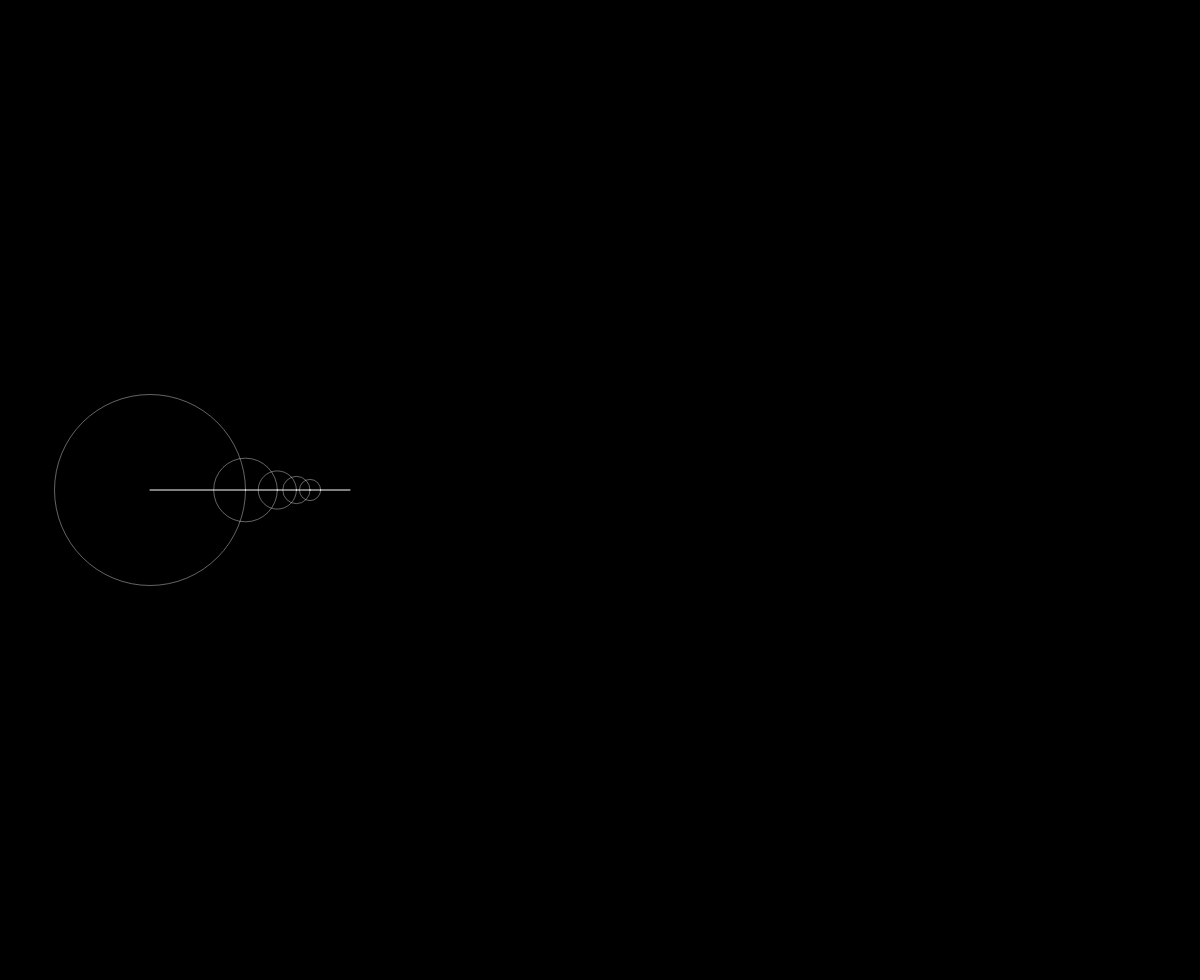
Frame 1 (no input)
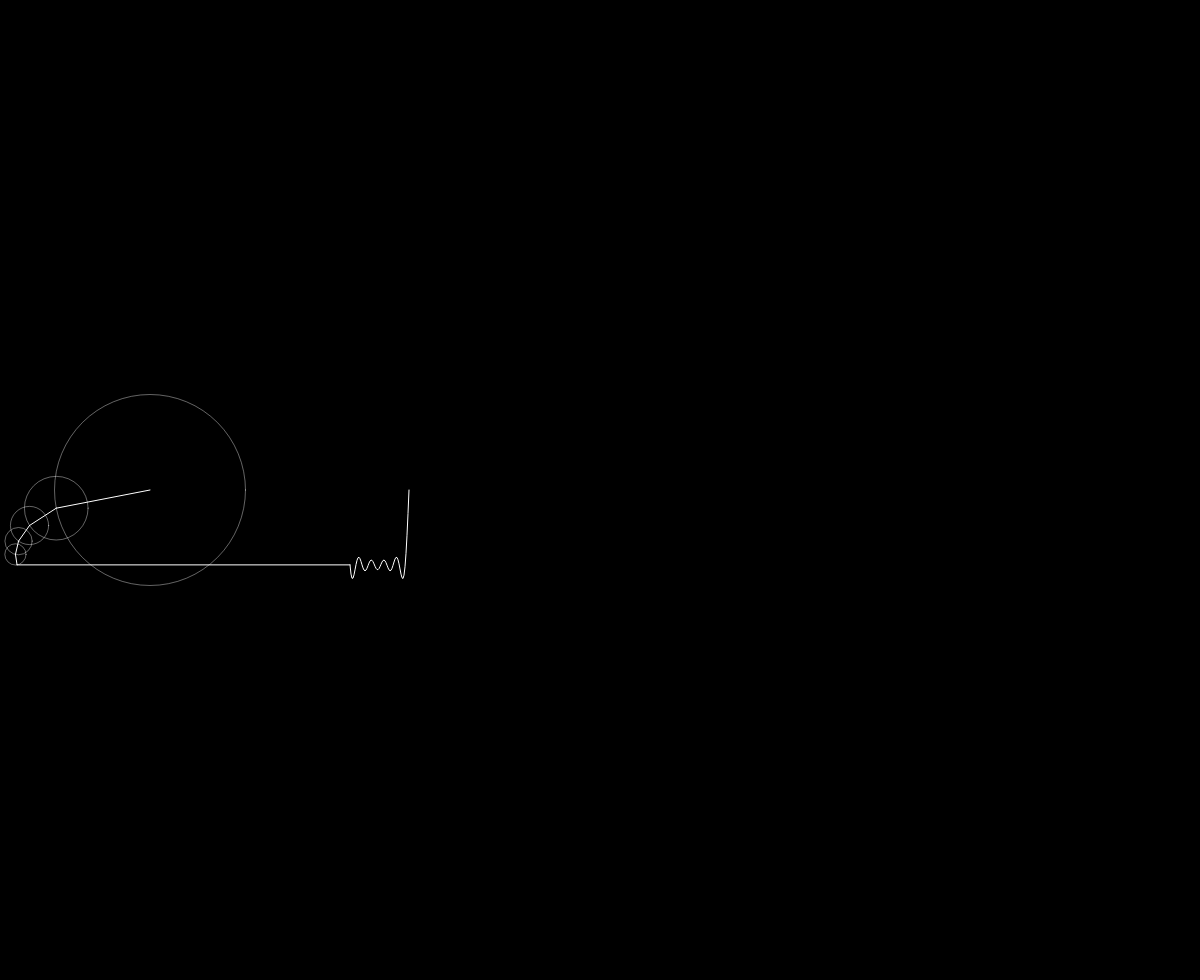
Frame 60 (no input)
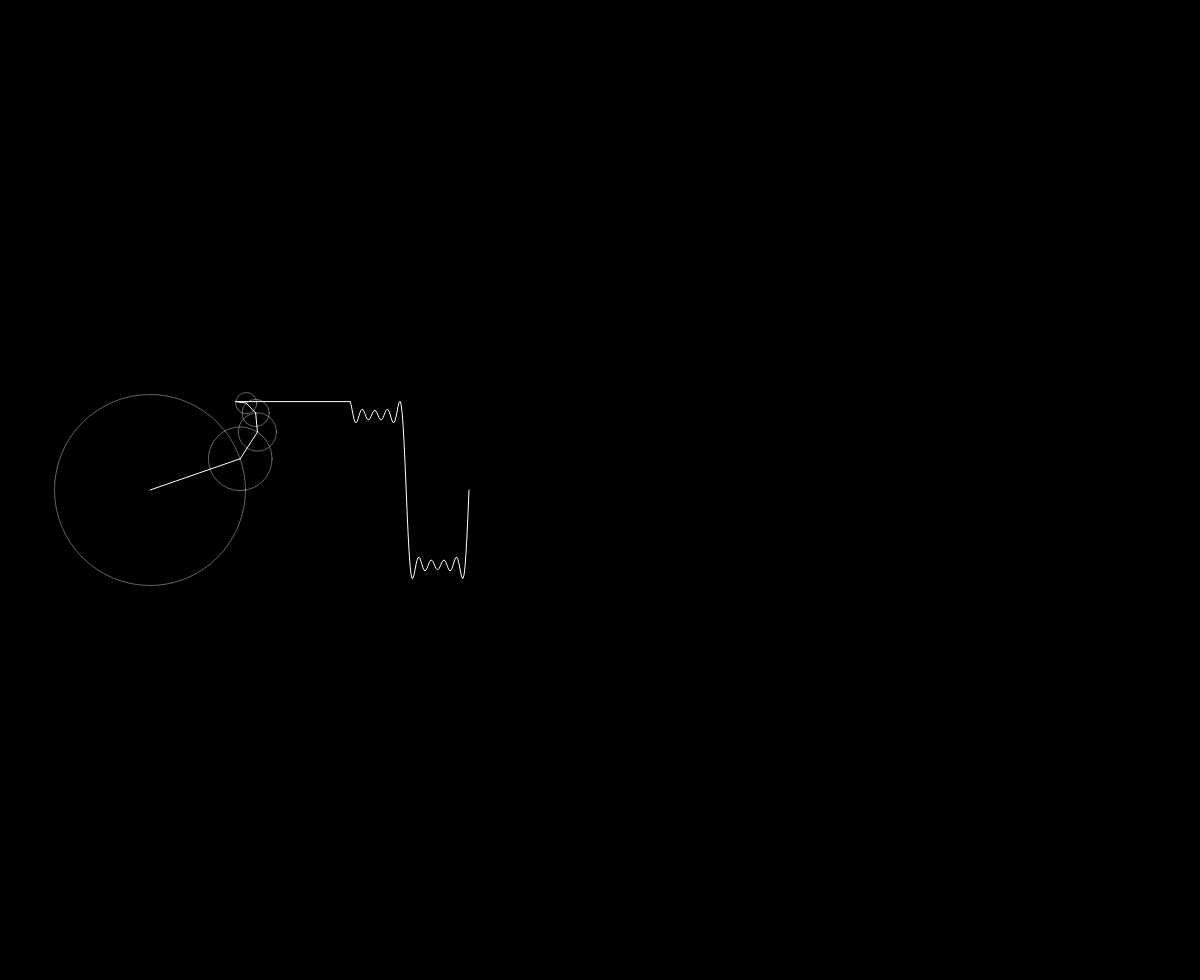
Frame 120 (the mouse pressed at the canvas centre since frame 60)

The p5.js sketch that drew these frames (run headless with seeded random() and noise() and a simulated clock; from frame 60 on, the mouse is pressed at the canvas centre):

// p5.js sketch
// ── sketch.js
const wave = [];

let time = 0;
let slider;

function setup() {
  createCanvas(windowWidth, windowHeight - 20);
  slider = createSlider(1, 100, 5);
}

function draw() {
  background(0);
  translate(150, height / 2);

  let x = 0,
    y = 0;
  let prevX = x,
    prevY = y;
  for (let i = 0; i < slider.value(); i++) {
    const n = i * 2 + 1;
    const radius = 75 * (4 / (n * PI));
    x += radius * cos(n * time);
    y += radius * sin(n * time);

    stroke(255, 100);
    noFill();
    ellipse(prevX, prevY, radius * 2);

    stroke(255);
    line(prevX, prevY, x, y);

    prevX = x;
    prevY = y;
  }
  wave.unshift(y);
  if (wave.length > width) wave.pop();

  translate(200, 0);
  line(x - 200, y, 0, wave[0]);

  noFill();
  beginShape();
  for (let i = 0; i < wave.length; i++) {
    vertex(i, wave[i]);
  }
  endShape();

  time += 0.05;
}
